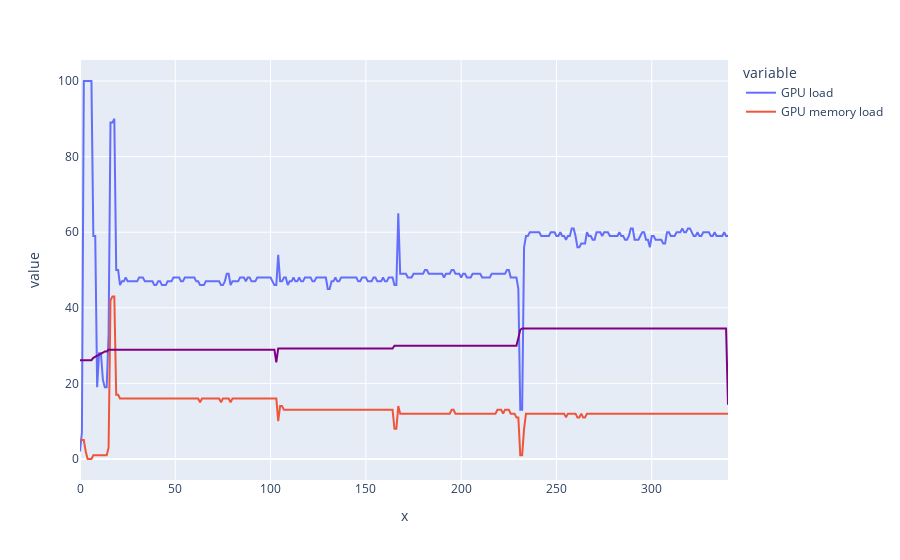

The notebook cell this image was saved under:
### Code cell
# Create a line chart with each "GPU" column as a line
fig = px.line(df, x=range(len(df)), y=['GPU load', 'GPU memory load'])

# Add a line with the division of the GPU Load by the GPU Memory Load
fig.add_trace(px.line(df, x=range(len(df)), y=((df['GPU memory total'] - df['GPU memory free'])/df['GPU memory total']) * 100).data[0])

# Update the name of the added trace
fig.data[-1].name = 'GPU Memory division'

# Change the color of the added line to purple
fig.update_traces(line_color='purple', selector=dict(name='GPU Memory division'))

# Show the plot
fig.show()

### Figure 1 — Plotly figure (JSON) as saved in the notebook; plotly's stock layout.template omitted (floating-point values rounded to 4 significant figures; data arrays with more than 128 entries replaced by an {"elided": "..."} marker saying what was removed)
{"data": [{"hovertemplate": "variable=GPU load<br>x=%{x}<br>value=%{y}<extra></extra>", "legendgroup": "GPU load", "line": {"color": "#636efa", "dash": "solid"}, "marker": {"symbol": "circle"}, "mode": "lines", "name": "GPU load", "orientation": "v", "showlegend": true, "type": "scatter", "x": {"elided": "341 int values"}, "xaxis": "x", "y": {"elided": "341 int values"}, "yaxis": "y"}, {"hovertemplate": "variable=GPU memory load<br>x=%{x}<br>value=%{y}<extra></extra>", "legendgroup": "GPU memory load", "line": {"color": "#EF553B", "dash": "solid"}, "marker": {"symbol": "circle"}, "mode": "lines", "name": "GPU memory load", "orientation": "v", "showlegend": true, "type": "scatter", "x": {"elided": "341 int values"}, "xaxis": "x", "y": {"elided": "341 int values"}, "yaxis": "y"}, {"hovertemplate": "x=%{x}<br>y=%{y}<extra></extra>", "legendgroup": "", "line": {"color": "purple", "dash": "solid"}, "marker": {"symbol": "circle"}, "mode": "lines", "name": "GPU Memory division", "orientation": "v", "showlegend": false, "type": "scatter", "x": {"elided": "341 int values"}, "xaxis": "x", "y": {"elided": "341 float values"}, "yaxis": "y"}], "layout": {"legend": {"title": {"text": "variable"}, "tracegroupgap": 0}, "margin": {"t": 60}, "xaxis": {"anchor": "y", "domain": [0, 1], "title": {"text": "x"}}, "yaxis": {"anchor": "x", "domain": [0, 1], "title": {"text": "value"}}}}
